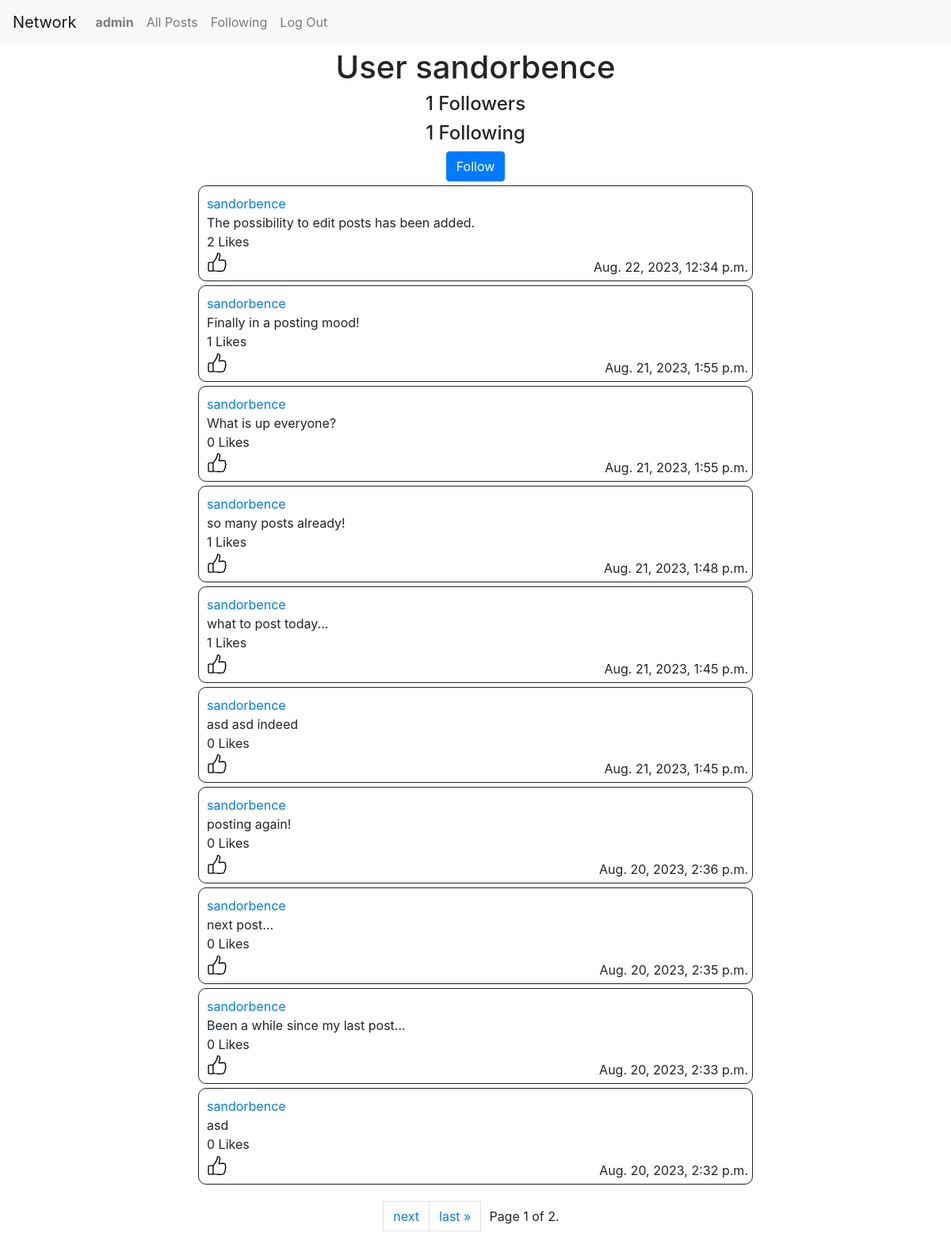
Page /user/sandorbence (signed in) on the earlier database version.
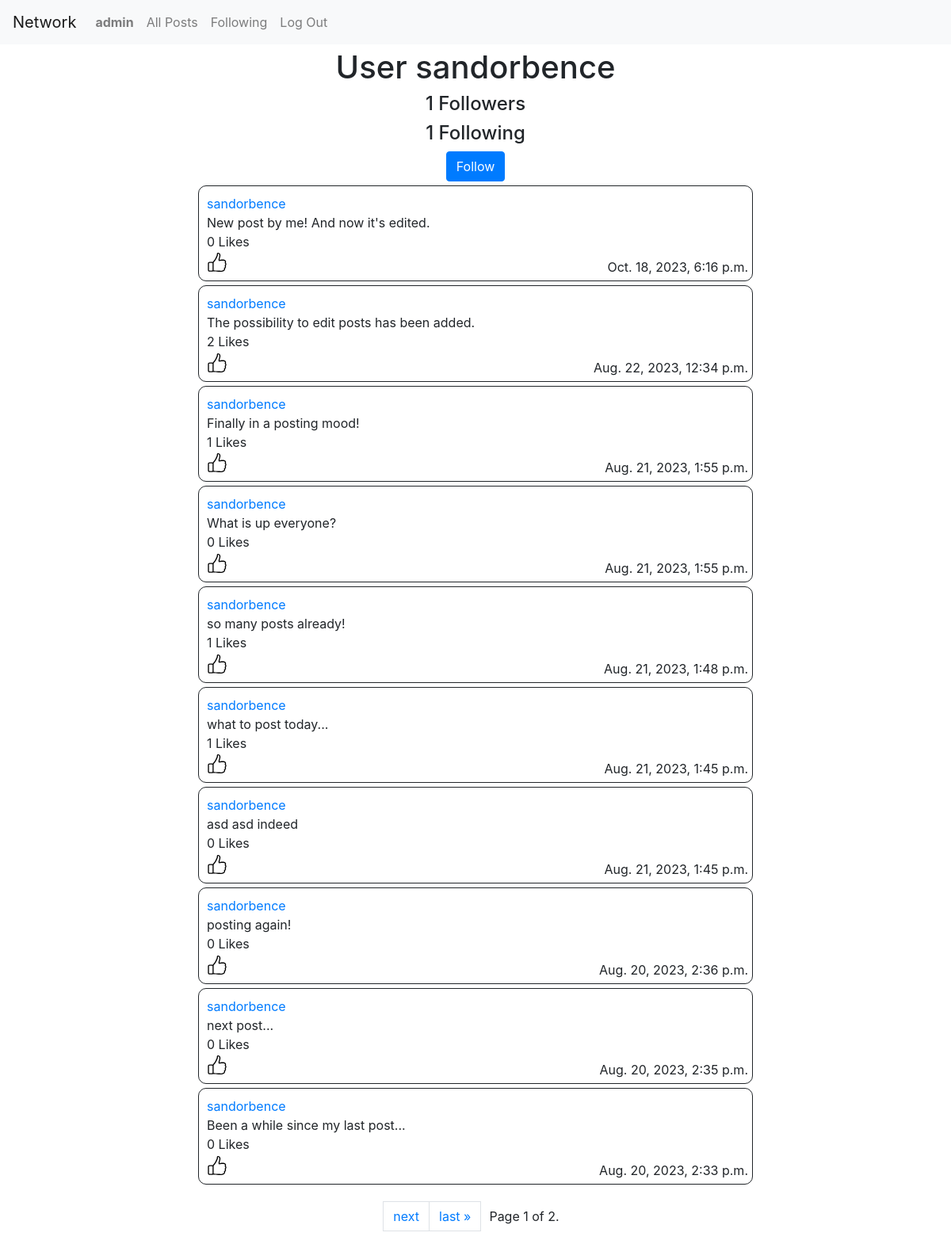
Same page on the later database version.
### network/models.py (models this page shows, shortened)
class User(AbstractUser):
    followers = models.ManyToManyField(
        "self", symmetrical=False, related_name="following")

class Post(models.Model):
    user = models.ForeignKey(
        User, on_delete=models.CASCADE, related_name="posts")
    text = models.CharField(max_length=500)
    date = models.DateTimeField(auto_now_add=True)
    likes = models.ManyToManyField(User, related_name="liked_posts")

### network/views.py (the view)
# urls.py: path("user/<str:username>", views.user_profile, name="user_profile"),
@login_required
def user_profile(request, username):
    try:
        user = User.objects.get(username=username)
    except User.DoesNotExist:
        return render(request, "network/404.html", {
            "username": username
        })
    posts = Post.objects.filter(user=user).order_by("-date")
    paginator = Paginator(posts, 10)
    page_number = request.GET.get("page")
    page_obj = paginator.get_page(page_number)
    return render(request, "network/profile.html", {
        "user": user,
        "followed": request.user.following.filter(username=username).exists(),
        "page_obj": page_obj,
        "liked_posts": request.user.liked_posts.all() if request.user.is_authenticated else None
    })

### network/templates/network/profile.html (shortened to what this page needs)
{% extends "network/layout.html" %}
{% load static %}
{% block pagetitle %}
{% if request.user == user %}
<h1>My Profile</h1>
{% else %}
<h1>User {{user.username}}</h1>
{% endif %}
<div>
    <h4>
        <span id="follower-count">
            {{ user.followers.count }}
        </span>
        <span>Followers</span>
    </h4>
</div>
<h4>{{ user.following.count }} Following</h4>
{% if user != request.user %}
{% if followed %}
<button id="follow" class="btn btn-primary" type="submit">Unfollow</button>
{% else %}
<button id="follow" class="btn btn-primary" type="submit">Follow</button>
{% endif %}
{% endif %}
{% endblock %}
{% block body %}
{% include 'network/posts.html' %}
{% endblock %}

### network/templates/network/layout.html (shortened to what this page needs)
{% load static %}
<!DOCTYPE html>
<html lang="en">
    <head>
        <link rel="stylesheet" href="https://stackpath.bootstrapcdn.com/bootstrap/4.4.1/css/bootstrap.min.css">
        <link href="{% static 'network/styles.css' %}" rel="stylesheet">
    </head>
    <body>
        <nav class="navbar navbar-expand-lg navbar-light bg-light">
            <a class="navbar-brand" href="{% url 'index' %}">Network</a>
            <div>
              <ul class="navbar-nav mr-auto">
                {% if user.is_authenticated %}
                    <li class="nav-item">
                        <a class="nav-link" href="{% url 'user_profile' request.user %}"><strong>{{ request.user.username }}</strong></a>
                    </li>
                {% endif %}
                <li class="nav-item">
                  <a class="nav-link" href="{% url 'index' %}">All Posts</a>
                </li>
                {% if user.is_authenticated %}
                    <li class="nav-item">
                        <a class="nav-link" href="{% url 'following' %}">Following</a>
                    </li>
                    <li class="nav-item">
                        <a class="nav-link" href="{% url 'logout' %}">Log Out</a>
                    </li>
                {% endif %}
              </ul>
            </div>
          </nav>
        <div class="title">
            {% block pagetitle %}
            {% endblock %}
        </div>
        <div class="body">
            {% block body %}
            {% endblock %}
        </div>
    </body>
</html>

### network/templates/network/posts.html (shortened to what this page needs)
{% load static %}
<div id="posts-container">
    <ul>
        {% for post in page_obj %}
        <li>
            <div class="post-container" id="{{ post.id }}">
                <div class>
                    <a href="{% url 'user_profile' post.user.username %}">{{ post.user }}</a>
                </div>
                <div class="post-text">{{ post.text }}</div>
                <div class="post-date">{{ post.date }}</div>
                <div>
                    <span class="likes">{{ post.likes.count }}</span> Likes
                </div>
                <button class="btn btn-like">
                </button>
            </div>
        </li>
        {% endfor %}
    </ul>
</div>
<div class="pagination-container">
    <ul class="pagination">
        {% if page_obj.has_next %}
        <a class="page-link" href="?page={{ page_obj.next_page_number }}">next</a>
        <a class="page-link" href="?page={{ page_obj.paginator.num_pages }}">last
            &raquo;</a>
        {% endif %}
        <span class="current">
            Page {{ page_obj.number }} of {{ page_obj.paginator.num_pages }}.
        </span>
    </ul>
</div>

### network/static/network/styles.css (style rules this page uses)
li { list-style: none; }
ul { padding: 0; }
.btn-like { padding: 0; }
.current { align-items: center; display: flex; margin: 0 10px; }
.pagination-container { display: flex; justify-content: center; }
.post-container { border: 1px solid; border-radius: 10px; margin: 5px; min-width: 700px; padding: 10px; position: relative; width: 80%; }
.post-date { bottom: 5px; display: flex; justify-content: flex-end; position: absolute; right: 5px; }
.title { align-items: center; display: flex; flex-direction: column; margin-top: 5px; }
#posts-container { align-items: center; display: flex; flex-direction: column; width: 100%; }

Differences in the rows shown:
no longer on this page (row unchanged): Post: user "sandorbence", text "asd", date "Aug. 20, 2023, 2:32 p.m.", likes.count "0"
added Post: user "sandorbence", text "New post by me! And now it's edited.", date "Oct. 18, 2023, 6:16 p.m.", likes.count "0"
